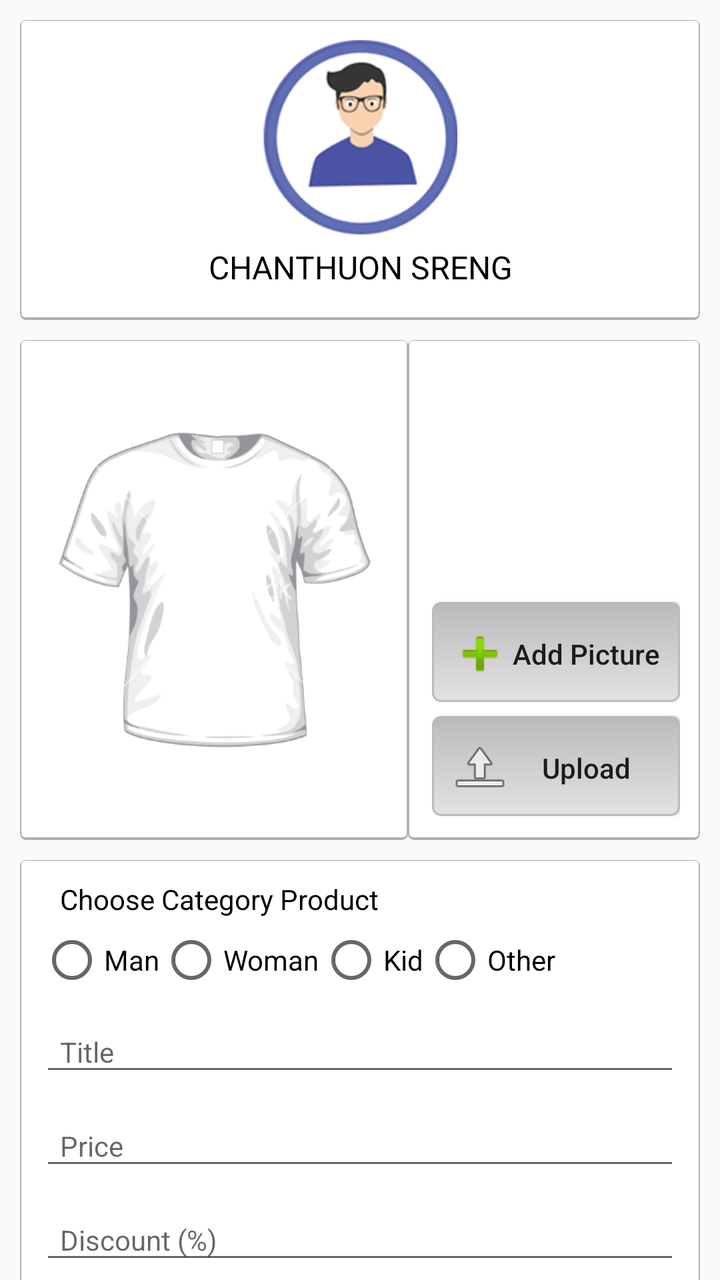
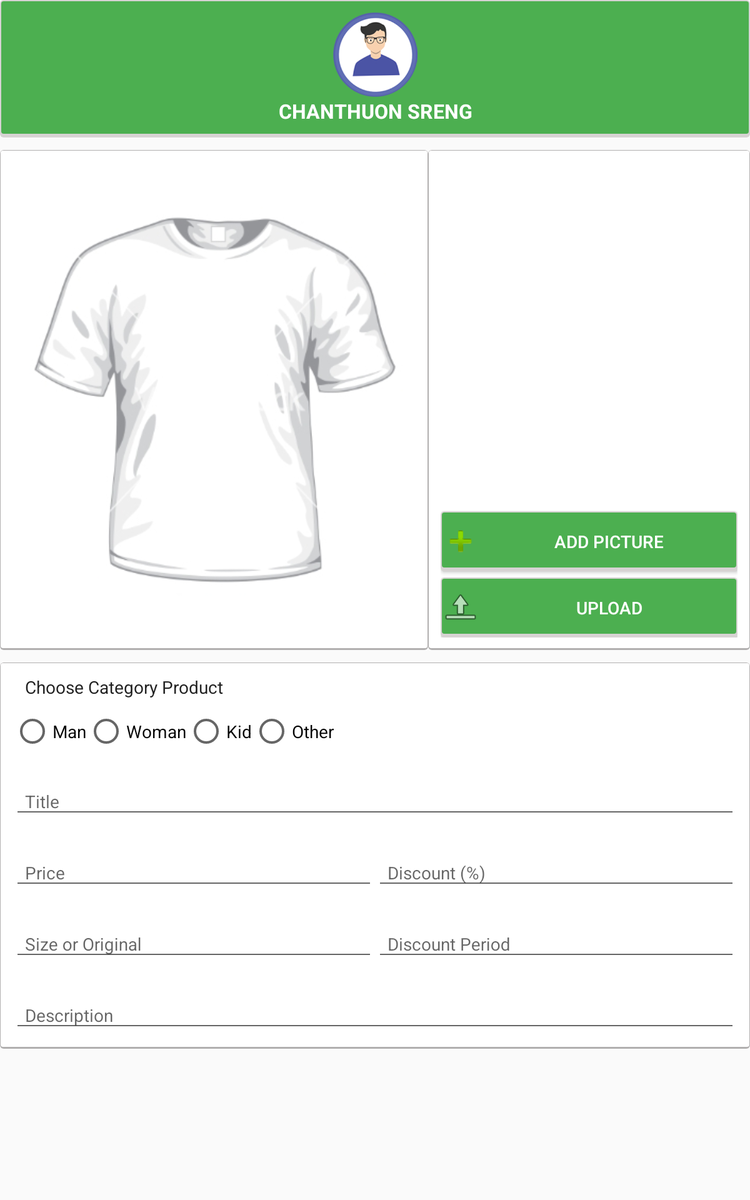

One screen, two layout resources from the same app: the default and the repository's alternative for another configuration. Each is rendered where Android would select it; the XML of both is given below.
<!-- AndroidManifest.xml: application theme Theme.AppCompat.Light.NoActionBar -->
<!-- res/layout/activity_upload.xml -->
<LinearLayout xmlns:android="http://schemas.android.com/apk/res/android"
    android:layout_width="match_parent"
    android:layout_height="match_parent"
    android:orientation="vertical">

    <android.support.v4.widget.NestedScrollView
        android:layout_width="match_parent"
        android:layout_height="match_parent">

        <LinearLayout
            android:padding="10dp"
            android:layout_width="match_parent"
            android:layout_height="match_parent"
            android:orientation="vertical">

            <LinearLayout
                android:layout_width="match_parent"
                android:layout_height="150dp"
                android:background="@drawable/background_two"
                android:orientation="vertical"
                android:padding="10dp">

                <LinearLayout
                    android:layout_width="match_parent"
                    android:layout_height="0dp"
                    android:layout_weight="3">

                    <ImageView
                        android:layout_width="match_parent"
                        android:layout_height="wrap_content"
                        android:gravity="start"
                        android:src="@drawable/man_logo" />
                </LinearLayout>

                <LinearLayout
                    android:gravity="center_vertical"
                    android:layout_width="match_parent"
                    android:layout_height="0dp"
                    android:layout_weight="1">

                    <TextView
                        android:gravity="center"
                        android:textColor="@color/black"
                        android:layout_width="match_parent"
                        android:layout_height="wrap_content"
                        android:text="chanthuon sreng"
                        android:textAllCaps="true"
                        android:textSize="16sp" />

                </LinearLayout>


            </LinearLayout>

            <LinearLayout
                android:layout_width="match_parent"
                android:layout_height="250dp"
                android:layout_marginTop="10dp"
                android:orientation="horizontal">

                <LinearLayout
                    android:layout_width="0dp"
                    android:layout_height="match_parent"
                    android:layout_weight="4"
                    android:background="@drawable/background_two"
                    android:orientation="vertical"
                    android:padding="10dp">

                    <ImageView
                        android:tag="imageSample"
                        android:id="@+id/imageView_pic"
                        android:layout_width="match_parent"
                        android:layout_height="match_parent"
                        android:layout_gravity="center"
                        android:src="@drawable/t_shirt_vector" />
                </LinearLayout>

                <LinearLayout
                    android:layout_width="0dp"
                    android:layout_height="match_parent"
                    android:layout_weight="3"
                    android:background="@drawable/background_two"
                    android:gravity="bottom"
                    android:orientation="vertical"
                    android:padding="10dp">

                    <Button
                        android:id="@+id/button_selectpic"
                        android:layout_width="fill_parent"
                        android:layout_height="wrap_content"
                        android:layout_marginBottom="5dp"
                        android:background="@drawable/bg_button"
                        android:drawableLeft="@android:drawable/ic_input_add"
                        android:text="Add Picture"
                        android:textAllCaps="false" />

                    <Button
                        android:id="@+id/uploadButton"
                        android:layout_width="fill_parent"
                        android:layout_height="wrap_content"
                        android:background="@drawable/bg_button"
                        android:drawableLeft="@android:drawable/ic_menu_upload"
                        android:text="Upload"
                        android:textAllCaps="false" />

                </LinearLayout>

            </LinearLayout>

            <LinearLayout
                android:layout_width="match_parent"
                android:layout_height="wrap_content"
                android:layout_marginTop="10dp"
                android:background="@drawable/background_two"
                android:orientation="vertical"
                android:padding="10dp">

                <TextView
                    android:layout_marginLeft="10dp"
                    android:textColor="@color/black"
                    android:text="Choose Category Product"
                    android:layout_width="match_parent"
                    android:layout_height="wrap_content" />

                <RadioGroup
                    android:layout_marginTop="5dp"
                    android:id="@+id/radio"
                    android:layout_width="match_parent"
                    android:layout_height="wrap_content"
                    android:orientation="horizontal">

                    <RadioButton
                        android:id="@+id/r_man"
                        android:layout_width="wrap_content"
                        android:layout_height="wrap_content"
                        android:text="Man" />

                    <RadioButton
                        android:id="@+id/r_woman"
                        android:layout_width="wrap_content"
                        android:layout_height="wrap_content"
                        android:text="Woman" />

                    <RadioButton
                        android:id="@+id/r_kid"
                        android:layout_width="wrap_content"
                        android:layout_height="wrap_content"
                        android:text="Kid" />

                    <RadioButton
                        android:id="@+id/r_other"
                        android:layout_width="wrap_content"
                        android:layout_height="wrap_content"
                        android:text="Other" />
                </RadioGroup>

                <android.support.design.widget.TextInputLayout
                    android:id="@+id/input_layout_title"
                    android:layout_width="match_parent"
                    android:layout_height="wrap_content">

                    <EditText
                        android:paddingLeft="10dp"
                        android:inputType="text"
                        android:textSize="14sp"
                        android:id="@+id/input_title"
                        android:layout_width="match_parent"
                        android:layout_height="wrap_content"
                        android:hint="Title" />

                </android.support.design.widget.TextInputLayout>

                <android.support.design.widget.TextInputLayout
                    android:id="@+id/input_layout_price"
                    android:layout_width="match_parent"
                    android:layout_height="wrap_content">

                    <EditText
                        android:paddingLeft="10dp"
                        android:inputType="numberDecimal"
                        android:textSize="14sp"
                        android:id="@+id/input_price"
                        android:layout_width="match_parent"
                        android:layout_height="wrap_content"
                        android:hint="Price" />

                </android.support.design.widget.TextInputLayout>

                <android.support.design.widget.TextInputLayout
                    android:id="@+id/input_layout_discount"
                    android:layout_width="match_parent"
                    android:layout_height="wrap_content">

                    <EditText
                        android:paddingLeft="10dp"
                        android:inputType="numberDecimal"
                        android:textSize="14sp"
                        android:id="@+id/input_discount"
                        android:layout_width="match_parent"
                        android:layout_height="wrap_content"
                        android:hint="Discount (%)" />

                </android.support.design.widget.TextInputLayout>

                <android.support.design.widget.TextInputLayout
                    android:id="@+id/input_layout_type"
                    android:layout_width="match_parent"
                    android:layout_height="wrap_content">

                    <EditText
                        android:paddingLeft="10dp"
                        android:inputType="text"
                        android:textSize="14sp"
                        android:id="@+id/input_type"
                        android:layout_width="match_parent"
                        android:layout_height="wrap_content"
                        android:hint="Size or Original" />

                </android.support.design.widget.TextInputLayout>

                <android.support.design.widget.TextInputLayout
                    android:id="@+id/input_layout_discount_period"
                    android:layout_width="match_parent"
                    android:layout_height="wrap_content">

                    <EditText
                        android:paddingLeft="10dp"
                        android:textSize="14sp"
                        android:id="@+id/input_discount_period"
                        android:layout_width="match_parent"
                        android:layout_height="wrap_content"
                        android:hint="Discount Period" />

                </android.support.design.widget.TextInputLayout>

                <android.support.design.widget.TextInputLayout
                    android:id="@+id/input_layout_description"
                    android:layout_width="match_parent"
                    android:layout_height="wrap_content">

                    <EditText
                        android:paddingLeft="10dp"
                        android:inputType="text|textMultiLine"
                        android:textSize="14sp"
                        android:id="@+id/input_description"
                        android:layout_width="match_parent"
                        android:layout_height="wrap_content"
                        android:hint="Description" />

                </android.support.design.widget.TextInputLayout>

            </LinearLayout>
        </LinearLayout>

    </android.support.v4.widget.NestedScrollView>
</LinearLayout>
<!-- resources referenced by this layout -->
<resources>
  <color name="black">#000000</color>
  <!-- drawable background_two (drawable) -->
  <?xml version="1.0" encoding="utf-8"?>
  <layer-list xmlns:android="http://schemas.android.com/apk/res/android">
      <item >
          <shape
              android:shape="rectangle">
              <solid android:color="#b1afaf" />
              <corners android:radius="3dp"/>
          </shape>
      </item>
      <item android:top="0.6dp" android:right="0.8dp" android:left="0.8dp" android:bottom="1.5dp">
          <shape
              android:shape="rectangle">
              <solid android:color="@android:color/white"/>
              <corners android:radius="2dp"/>
          </shape>
      </item>
  </layer-list>
  <!-- drawable bg_button (drawable) -->
  <selector xmlns:android="http://schemas.android.com/apk/res/android">
      <item>
          <layer-list>
              <item android:left="5dp" android:bottom="5dp">
                  <shape>
                      <corners android:radius="3dp" />
                      <solid android:color="#D6D6D6" />
                  </shape>
              </item>
              <item android:bottom="2dp" android:left="2dp">
                  <shape>
                      <gradient android:angle="270"
                          android:endColor="#E2E2E2" android:startColor="#BABABA" />
                      <stroke android:width="1dp" android:color="#BABABA" />
                      <corners android:radius="4dp" />
                      <padding android:bottom="10dp" android:left="10dp"
                          android:right="10dp" android:top="10dp" />
                  </shape>
              </item>
          </layer-list>
      </item>
  
  </selector>
  <!-- drawable man_logo: png bitmap (drawable, 28770 bytes) -->
  <!-- drawable t_shirt_vector: jpg bitmap (drawable, 29201 bytes) -->
</resources>
<!-- res/layout-large/activity_upload.xml (the repository's variant of the layout above) -->
<!-- drawn on a 7-inch tablet held upright -->
<LinearLayout xmlns:android="http://schemas.android.com/apk/res/android"
    android:layout_width="match_parent"
    android:layout_height="match_parent"
    android:orientation="vertical">

    <android.support.v4.widget.NestedScrollView
        android:layout_width="match_parent"
        android:layout_height="match_parent">

        <LinearLayout
            android:layout_width="match_parent"
            android:layout_height="match_parent"
            android:orientation="vertical">

            <LinearLayout
                android:layout_width="match_parent"
                android:layout_height="110dp"
                android:background="@drawable/bg_user"
                android:orientation="vertical"
                android:padding="10dp">

                <LinearLayout
                    android:layout_width="match_parent"
                    android:layout_height="0dp"
                    android:layout_weight="3">

                    <ImageView
                        android:layout_width="match_parent"
                        android:layout_height="wrap_content"
                        android:gravity="start"
                        android:src="@drawable/man_logo" />
                </LinearLayout>

                <LinearLayout
                    android:gravity="center_vertical"
                    android:layout_width="match_parent"
                    android:layout_height="0dp"
                    android:layout_weight="1">

                    <TextView
                        android:textStyle="bold"
                        android:gravity="center"
                        android:textColor="@color/white"
                        android:layout_width="match_parent"
                        android:layout_height="wrap_content"
                        android:text="chanthuon sreng"
                        android:textAllCaps="true"
                        android:textSize="16sp" />

                </LinearLayout>


            </LinearLayout>

            <LinearLayout
                android:layout_width="match_parent"
                android:layout_height="400dp"
                android:layout_marginTop="10dp"
                android:orientation="horizontal">

                <LinearLayout
                    android:layout_width="0dp"
                    android:layout_height="match_parent"
                    android:layout_weight="4"
                    android:background="@drawable/background_two"
                    android:orientation="vertical"
                    android:padding="10dp">

                    <ImageView
                        android:tag="imageSample"
                        android:id="@+id/imageView_pic"
                        android:layout_width="match_parent"
                        android:layout_height="match_parent"
                        android:layout_gravity="center"
                        android:src="@drawable/t_shirt_vector" />
                </LinearLayout>

                <LinearLayout
                    android:layout_width="0dp"
                    android:layout_height="match_parent"
                    android:layout_weight="3"
                    android:background="@drawable/background_two"
                    android:gravity="bottom"
                    android:orientation="vertical"
                    android:padding="10dp">

                    <Button
                        android:id="@+id/button_selectpic"
                        android:layout_width="fill_parent"
                        android:layout_height="wrap_content"
                        android:layout_marginBottom="5dp"
                        android:background="@drawable/bg_user"
                        android:drawableLeft="@android:drawable/ic_input_add"
                        android:text="Add Picture"
                        android:textColor="@color/white"
                        android:textAllCaps="true" />

                    <Button
                        android:id="@+id/uploadButton"
                        android:layout_width="fill_parent"
                        android:layout_height="wrap_content"
                        android:background="@drawable/bg_user"
                        android:drawableLeft="@android:drawable/ic_menu_upload"
                        android:text="Upload"
                        android:textColor="@color/white"
                        android:textAllCaps="true" />

                </LinearLayout>

            </LinearLayout>

            <LinearLayout
                android:layout_width="match_parent"
                android:layout_height="wrap_content"
                android:layout_marginTop="10dp"
                android:background="@drawable/background_two"
                android:orientation="vertical"
                android:padding="10dp">

                <TextView
                    android:layout_marginLeft="10dp"
                    android:textColor="@color/primary_text"
                    android:text="Choose Category Product"
                    android:layout_width="match_parent"
                    android:layout_height="wrap_content" />

                <RadioGroup
                    android:layout_marginTop="10dp"
                    android:id="@+id/radio"
                    android:layout_width="match_parent"
                    android:layout_height="wrap_content"
                    android:orientation="horizontal">

                    <RadioButton
                        android:id="@+id/r_man"
                        android:layout_width="wrap_content"
                        android:layout_height="wrap_content"
                        android:text="Man" />

                    <RadioButton
                        android:id="@+id/r_woman"
                        android:layout_width="wrap_content"
                        android:layout_height="wrap_content"
                        android:text="Woman" />

                    <RadioButton
                        android:id="@+id/r_kid"
                        android:layout_width="wrap_content"
                        android:layout_height="wrap_content"
                        android:text="Kid" />

                    <RadioButton
                        android:id="@+id/r_other"
                        android:layout_width="wrap_content"
                        android:layout_height="wrap_content"
                        android:text="Other" />
                </RadioGroup>

                <android.support.design.widget.TextInputLayout
                    android:layout_marginTop="10dp"
                    android:id="@+id/input_layout_title"
                    android:layout_width="match_parent"
                    android:layout_height="wrap_content">

                    <EditText
                        android:paddingLeft="10dp"
                        android:inputType="text"
                        android:textSize="14sp"
                        android:id="@+id/input_title"
                        android:layout_width="match_parent"
                        android:layout_height="wrap_content"
                        android:hint="Title" />

                </android.support.design.widget.TextInputLayout>

                <LinearLayout
                    android:layout_marginTop="10dp"
                    android:orientation="horizontal"
                    android:layout_width="match_parent"
                    android:layout_height="wrap_content">
                    <android.support.design.widget.TextInputLayout
                        android:id="@+id/input_layout_price"
                        android:layout_width="0dp"
                        android:layout_weight="1"
                        android:layout_height="wrap_content">

                        <EditText
                            android:paddingLeft="10dp"
                            android:inputType="numberDecimal"
                            android:textSize="14sp"
                            android:id="@+id/input_price"
                            android:layout_width="match_parent"
                            android:layout_height="wrap_content"
                            android:hint="Price" />

                    </android.support.design.widget.TextInputLayout>
                    <android.support.design.widget.TextInputLayout
                        android:id="@+id/input_layout_discount"
                        android:layout_width="0dp"
                        android:layout_weight="1"
                        android:layout_height="wrap_content">

                        <EditText
                            android:paddingLeft="10dp"
                            android:inputType="numberDecimal"
                            android:textSize="14sp"
                            android:id="@+id/input_discount"
                            android:layout_width="match_parent"
                            android:layout_height="wrap_content"
                            android:hint="Discount (%)" />

                    </android.support.design.widget.TextInputLayout>
                </LinearLayout>

                <LinearLayout
                    android:layout_marginTop="10dp"
                    android:orientation="horizontal"
                    android:layout_width="match_parent"
                    android:layout_height="wrap_content">
                    <android.support.design.widget.TextInputLayout
                        android:id="@+id/input_layout_type"
                        android:layout_width="0dp"
                        android:layout_weight="1"
                        android:layout_height="wrap_content">

                        <EditText
                            android:paddingLeft="10dp"
                            android:inputType="text"
                            android:textSize="14sp"
                            android:id="@+id/input_type"
                            android:layout_width="match_parent"
                            android:layout_height="wrap_content"
                            android:hint="Size or Original" />

                    </android.support.design.widget.TextInputLayout>
                    <android.support.design.widget.TextInputLayout
                        android:id="@+id/input_layout_discount_period"
                        android:layout_width="0dp"
                        android:layout_weight="1"
                        android:layout_height="wrap_content">

                        <EditText
                            android:paddingLeft="10dp"
                            android:textSize="14sp"
                            android:id="@+id/input_discount_period"
                            android:layout_width="match_parent"
                            android:layout_height="wrap_content"
                            android:hint="Discount Period" />

                    </android.support.design.widget.TextInputLayout>
                </LinearLayout>

                <android.support.design.widget.TextInputLayout
                    android:layout_marginTop="10dp"
                    android:id="@+id/input_layout_description"
                    android:layout_width="match_parent"
                    android:layout_height="wrap_content">

                    <EditText
                        android:paddingLeft="10dp"
                        android:inputType="text|textMultiLine"
                        android:textSize="14sp"
                        android:id="@+id/input_description"
                        android:layout_width="match_parent"
                        android:layout_height="wrap_content"
                        android:hint="Description" />

                </android.support.design.widget.TextInputLayout>

            </LinearLayout>
        </LinearLayout>

    </android.support.v4.widget.NestedScrollView>
</LinearLayout>
<!-- resources referenced by the variant -->
<!-- as a 7-inch tablet held upright resolves them -->
<resources>
  <color name="primary_text">#212121</color>
  <color name="white">#fff</color>
  <!-- drawable background_two (drawable) -->
  <?xml version="1.0" encoding="utf-8"?>
  <layer-list xmlns:android="http://schemas.android.com/apk/res/android">
      <item >
          <shape
              android:shape="rectangle">
              <solid android:color="#b1afaf" />
              <corners android:radius="3dp"/>
          </shape>
      </item>
      <item android:top="0.6dp" android:right="0.8dp" android:left="0.8dp" android:bottom="1.5dp">
          <shape
              android:shape="rectangle">
              <solid android:color="@android:color/white"/>
              <corners android:radius="2dp"/>
          </shape>
      </item>
  </layer-list>
  <!-- drawable bg_user (drawable) -->
  <?xml version="1.0" encoding="utf-8"?>
  <layer-list xmlns:android="http://schemas.android.com/apk/res/android">
  <item >
      <shape
          android:shape="rectangle">
          <solid android:color="#d7d3d3" />
          <corners android:radius="3dp"/>
      </shape>
  </item>
  <item android:top="1dp" android:right="1dp" android:left="1dp" android:bottom="3dp">
      <shape
          android:shape="rectangle">
          <solid android:color="@color/colorPrimary"/>
          <corners android:radius="2dp"/>
      </shape>
  </item>
  </layer-list>
  <!-- drawable man_logo: png bitmap (drawable, 28770 bytes) -->
  <!-- drawable t_shirt_vector: jpg bitmap (drawable, 29201 bytes) -->
  <color name="colorPrimary">#4CAF50</color>
</resources>
